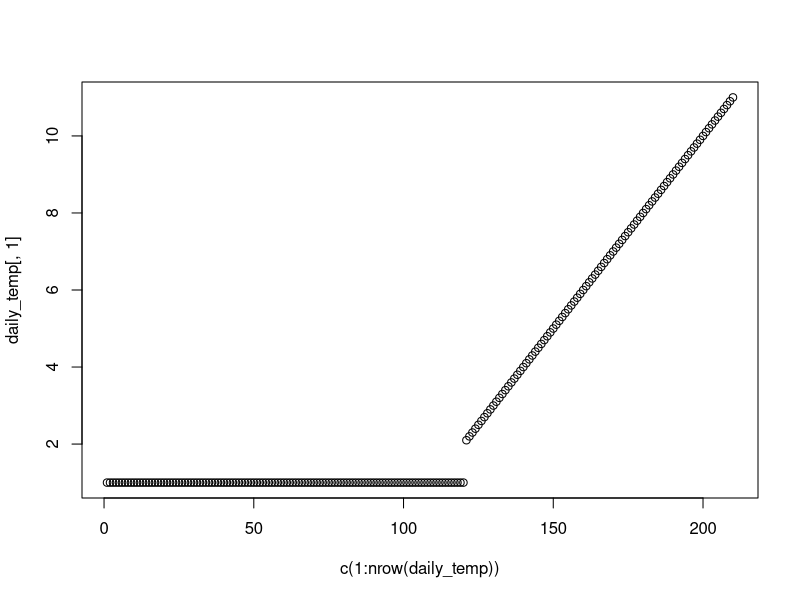
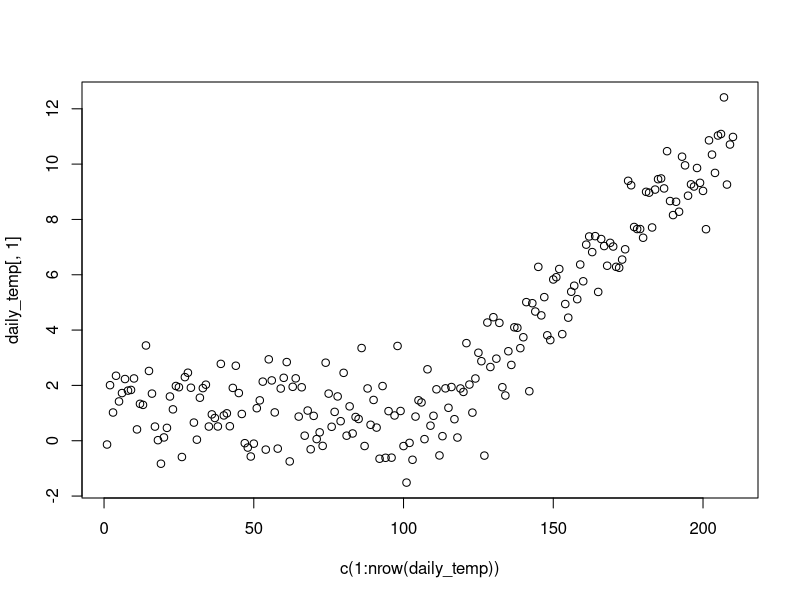
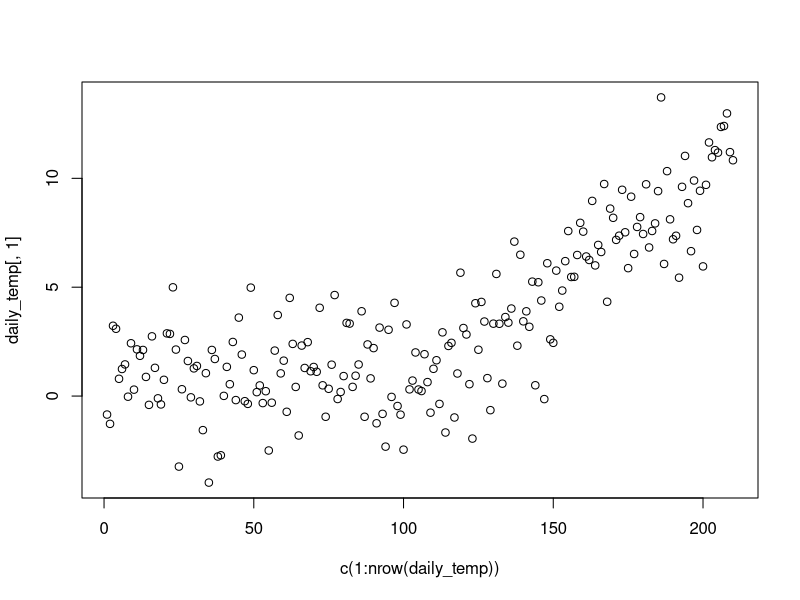
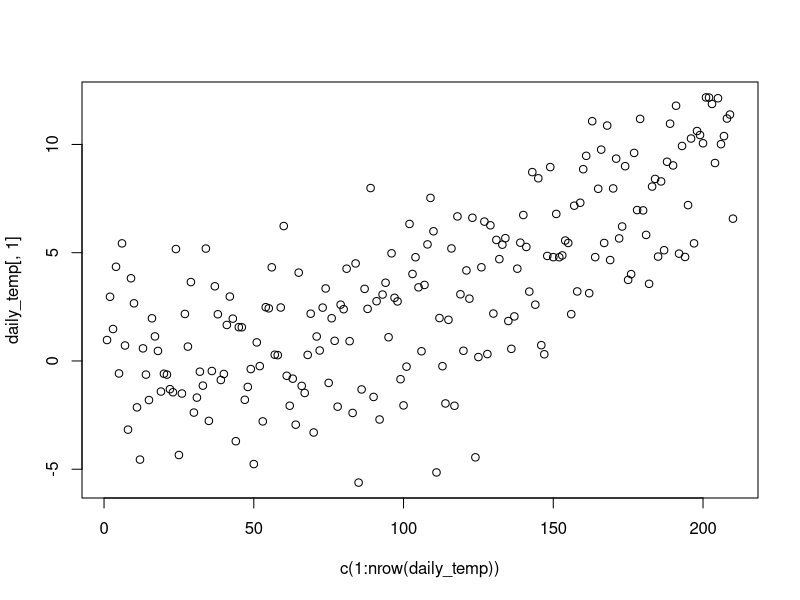
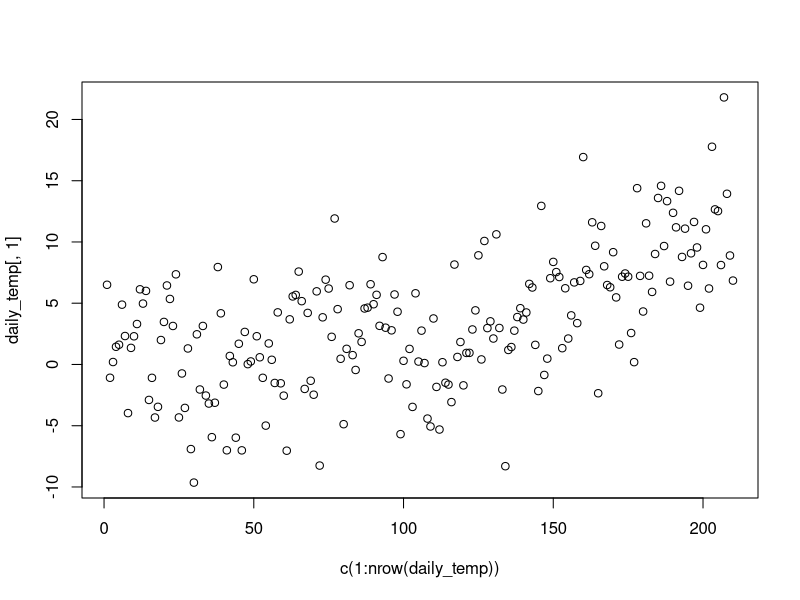
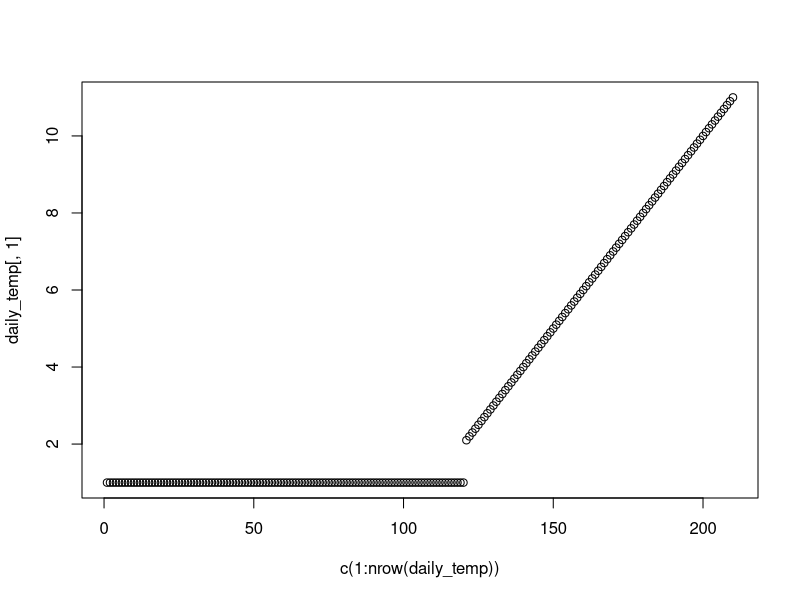
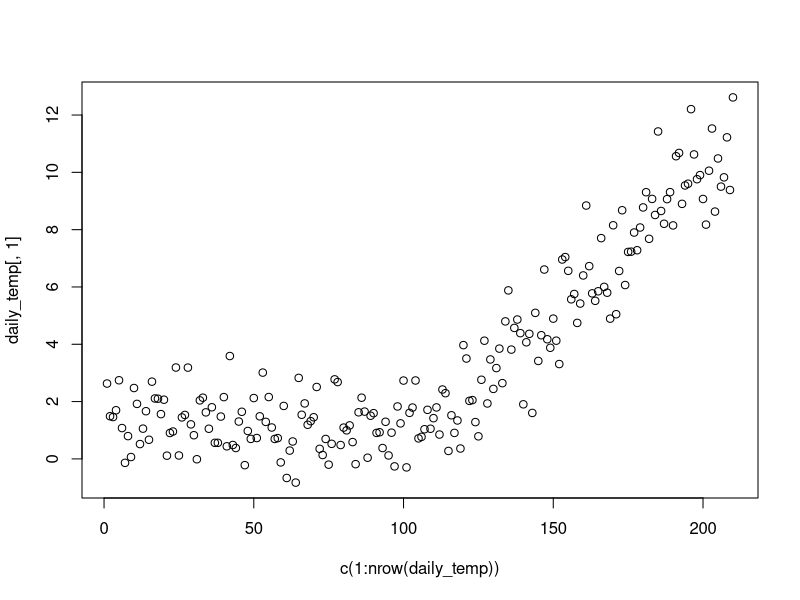
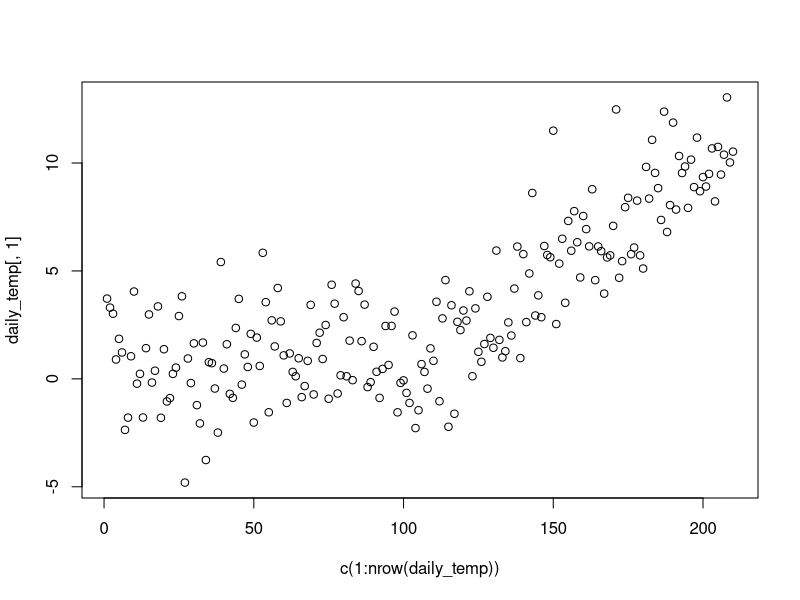

Recreate these plots in R, in order.
## Started 4 September 2021 ##
## By Lizzie so far ##

## We want to try some simulations for the rangers project ... ##
## See https://github.com/lizzieinvancouver/ospree/issues/410
## So we need:
# generate climate data with vary inter and intra-annual variation
# generate phenology with forcing and chilling (or photoperiod) of varying strength ##

## To start, Lizzie is jut grabbing decsens code ##
# Using decsensSimsMultCues.R so far only  

# housekeeping
rm(list=ls()) 
options(stringsAsFactors = FALSE)

library(ggplot2)

## NEXT STEPS ...
# Add in a version with a chilling effect (or photoperiod)?
# Check for TO DO items  throughout code

## Step 1: Set up parameters 
frostdamage <- 0 # below what temperature we assign as a frost
fstar <- 200 # themal sum needed to trigger budburst
yearz <- 20 
sitez <- 20 # sites, basically useful as *replicates*
simsnum <- 5
dayswinter <- 120
daysspring <- 90
wintemp_mean <- 1
# sprtemp_mean <- 2 # not used in this version; instead spring temp is 1 degree more than winter temp
springtempinc <- 0.1 # increase in daily temperatures during spring
sigma <- seq(0, 4, length.out=simsnum) # let's treat this as intra-annual (i.e., daily variation)
sigmainter <- seq(0, 10, length.out=simsnum) # inter-annual


## Step 2: Run sims for varying inter and intra-annual climate variation
# daily_temp here is built as draws around wintertemp running for dayswinter followed by springtemp increase

# set up empty dataframe to hold sim results 
df <- data.frame(intervar=numeric(),
                 intravar=numeric(),
                 meanwinter=numeric(),
                 meanspring=numeric(),
                 meantemp=numeric(),
                 rep=numeric(),
                 year=numeric(),
                 fstar=numeric(),
                 frostevents=numeric()) 

for (i in sigmainter){
   for (j in 1:sitez){
      wintertemp <- rnorm(yearz, wintemp_mean, i)
      springtemp <- wintertemp+1
      for (l in sigma){
         daily_temp <- sapply(rep(NA, yearz), function(x) c(rnorm(dayswinter, wintertemp, l),
             (rnorm(daysspring, springtemp, l) + c(1:daysspring)*springtempinc)))
         plot(daily_temp[,1]~c(1:nrow(daily_temp)))
         gdd <- daily_temp
         gdd[(gdd)<0] <- 0
         leafout_date <- c()
         frostevents <- c()
         for (k in 1:ncol(daily_temp)){
            gddsum <- sapply(1:ncol(gdd), function(x) (cumsum(gdd[dayswinter:nrow(gdd),x])))
            leafout_date[k] <- min(which(gddsum[,k] > fstar)) # leafout_date unit of days *after* dayswinter
            colddays <- which(daily_temp[,k] < frostdamage) 
            frostz <- which(colddays > leafout_date[k]) 
            frostevents[k] <- length(frostz)
         }
         yearly_temp <- colMeans(daily_temp)
         dfadd <- data.frame(intervar=rep(i, yearz),
                             intravar=rep(l, yearz),
                             meanwinter=rep(wintertemp, yearz),
                             meanspring=rep(springtemp, yearz),
                             meantemp=yearly_temp,
                             rep=rep(j, yearz),
                             year=c(1:yearz),
                             fstar=rep(fstar),
                             frostevents=frostevents)
         df <- rbind(df, dfadd)     
      }
   }
}


# Make some simple plots to see if the code is working
plot(df$intervar,df$intravar) # seems to be fitting every combination of intra and inter
par(mfrow=c(2,4))
boxplot(meanwinter~intervar,data=df)
boxplot(meanspring~intervar,data=df)
boxplot(meantemp~intervar,data=df)
boxplot(frostevents~intervar,data=df)
boxplot(meanwinter~intravar,data=df)
boxplot(meanspring~intravar,data=df)
boxplot(meantemp~intravar,data=df)
boxplot(frostevents~intravar,data=df)




## 
## code chunks we may want ...

# Original code copied from decsensSimsMultCues.R, leaving here for now.... that file also has photoperiod cue code
if(FALSE){ 
# Step 1: Set up years, days per year, temperatures, required GDD (fstar), required chill (cstar) and how much higher fstar is when cstar is not met
dayswinter <- 120
daysspring <- 90
wintertemp <- 1
springtemp <- 2
springtempinc <- 0.1
sigma <- 4 
fstar <- 200
cstar <- 110
fstaradjforchill <- 3 # how much more GDD to you need based on diff from cstar at end of daystostart
yearz <- 50 # used to be 20, adjusted to 50 to compare to Jonathan's code 
sitez <- 45
simsnum <- 30
degreez <- seq(0, 7, length.out=simsnum) # warming -- applied evenly across `winter' and `spring'

## Step 2: Now I put together the seasonal temps, varying fstar (increases when chill is low) and calculate the sensitivities    
df <- data.frame(degwarm=numeric(), rep=numeric(), chill=numeric(), fstar=numeric(), simplelm=numeric())
    
for (i in degreez){
   for (j in 1:sitez){
       daily_temp <- sapply(rep(NA, yearz), function(x) c(rnorm(dayswinter, wintertemp + i, sigma),
           (rnorm(daysspring, springtemp + i , sigma)+ c(1:daysspring)*springtempinc)))
       chill <- daily_temp
       chill[(chill)<0] <- 0
       chill[(chill)>5] <- 0
       gdd <- daily_temp
       gdd[(gdd)<0] <- 0
       gddreq <- c()
       leafout_date <- c()
       for (k in 1:ncol(chill)){
           chillsum <- sapply(1:ncol(chill), function(x) (cumsum(chill[,x])))
           gddsum <- sapply(1:ncol(gdd), function(x) (cumsum(gdd[dayswinter:nrow(gdd),x])))
           if (chillsum[dayswinter,k]>cstar) {
           gddreq[k] <- fstar
           } else {
           gddreq[k] <- fstar + (cstar-chillsum[dayswinter,k])*fstaradjforchill
           }
           leafout_date[k] <- min(which(gddsum[,k] > gddreq[k])) # leafout_date unit of days *after* dayswinter
           meanchill <- mean(chillsum[dayswinter,])
           meanfstar <- mean(gddreq)
           }
           yearly_temp <- colMeans(daily_temp)
           dfadd <- data.frame(degwarm=i, rep=j, chill=meanchill, fstar=meanfstar,     
               simplelm=coef(lm(leafout_date~yearly_temp))[2],
               loglm=coef(lm(log(leafout_date)~log(yearly_temp)))[2])
           df <- rbind(df, dfadd)     
       }
   }

}
